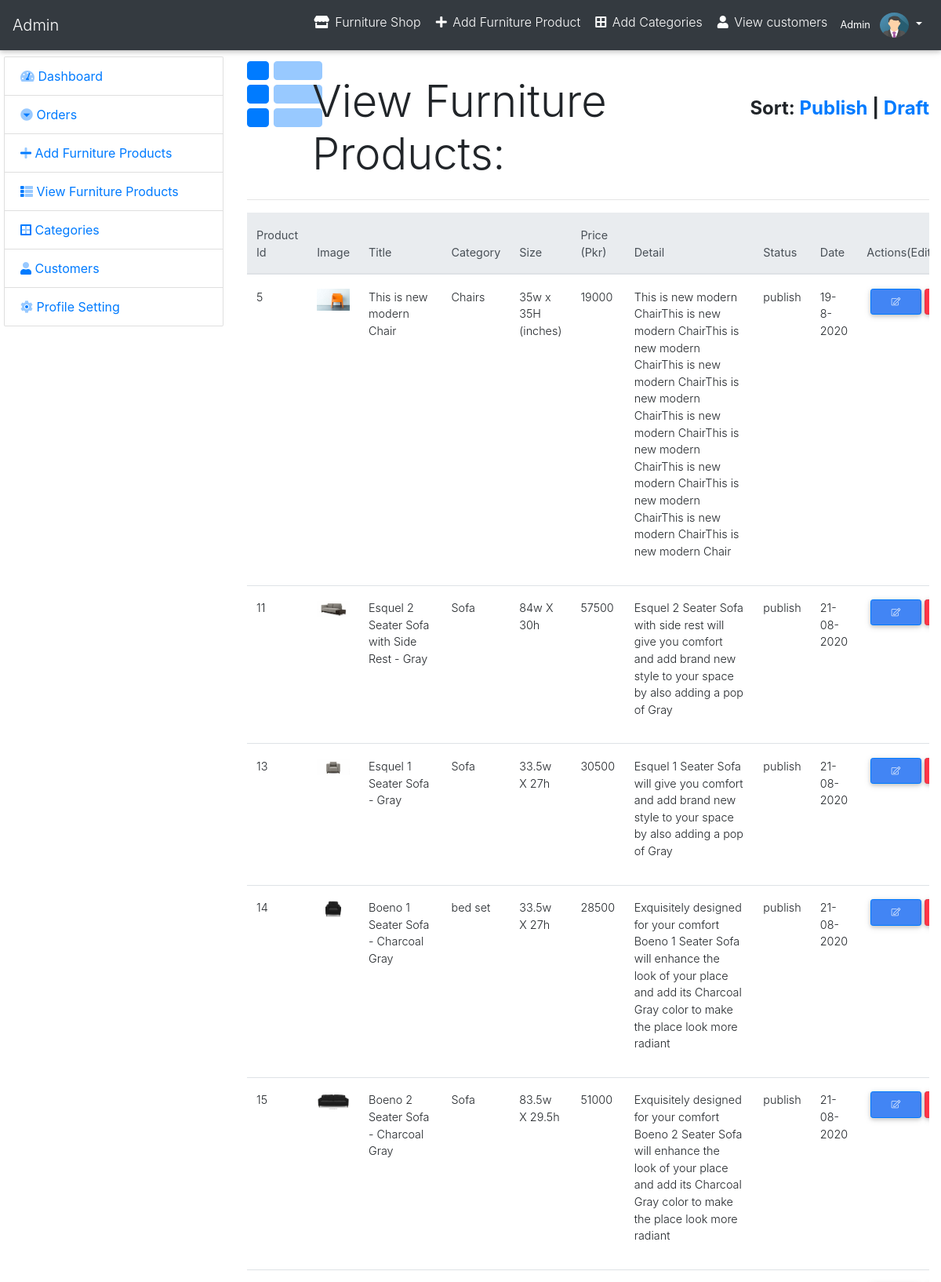
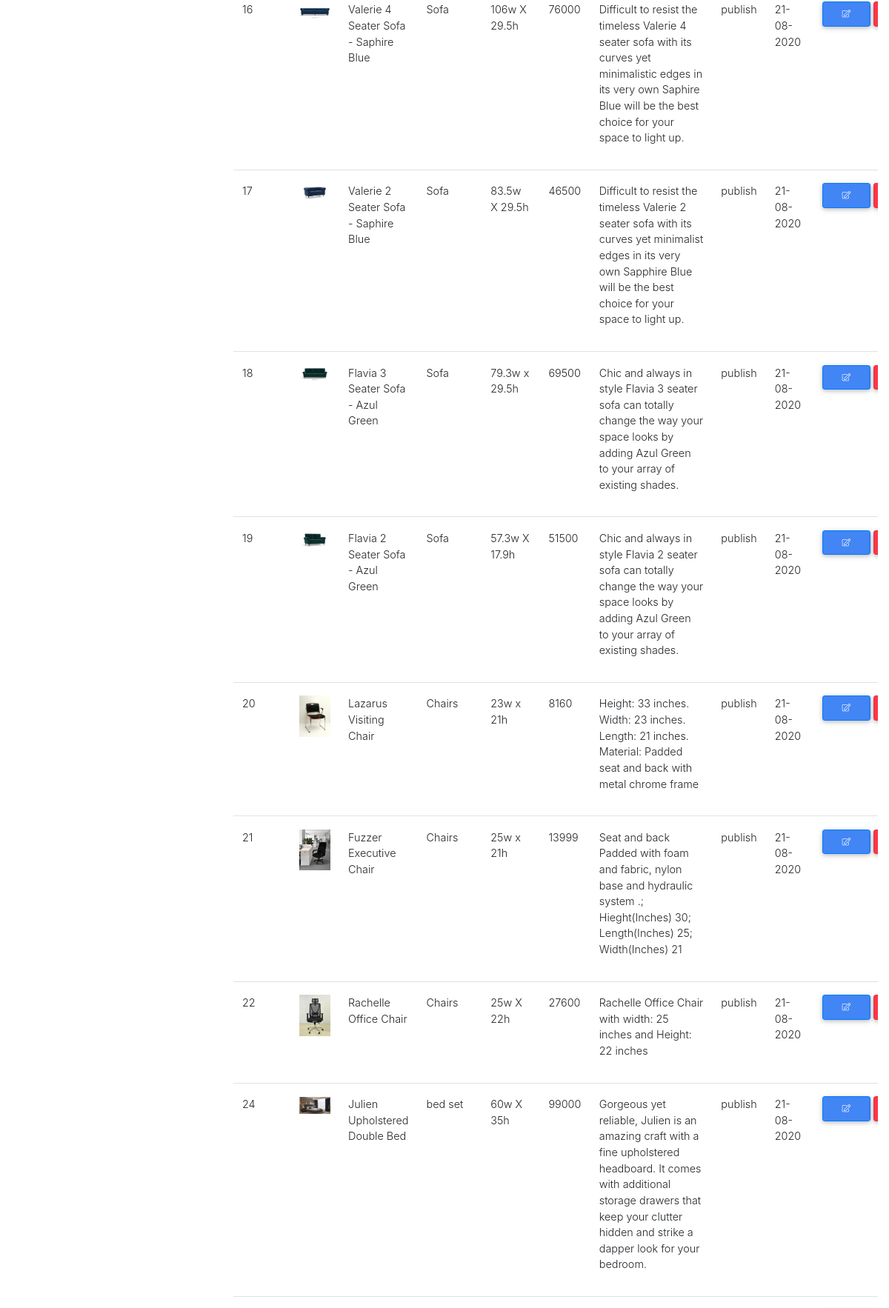
Screenshot of /admin/furniture_pro_view.php (signed in, upper part) with the database file from the repository (2 pictures, top to bottom).
### tables this page shows
CREATE TABLE `furniture_product` (
  `pid` int(11) NOT NULL,
  `title` varchar(80) NOT NULL,
  `category` int(11) NOT NULL,
  `detail` text NOT NULL,
  `price` int(11) NOT NULL,
  `size` varchar(40) NOT NULL,
  `image` varchar(200) NOT NULL,
  `date` varchar(100) NOT NULL,
  `status` varchar(50) NOT NULL
);

CREATE TABLE `categories` (
  `id` int(11) NOT NULL,
  `category` varchar(100) NOT NULL,
  `fontawesome-icon` varchar(25) NOT NULL
);

### admin/furniture_pro_view.php (the view, shortened to what this page needs)
<?php include("include/header.php");
?>
<div class="container-fluid mt-2">
    <div class="row">
        <div class="col-md-3">
            <?php include("include/sidebar.php");?>
        </div>
        <div class="col-md-9">
               <div class="row">
                 <div class="col-md-1">
                   <i class="fad fa-th-list fa-6x text-primary"></i>
                 </div>
                 <div class="col-md-7">
                   <h2 class="display-4 ml-2 mt-4">View Furniture Products:</h2>
                 </div>
                 <div class="col-md-4">
                    <div class="font-weight-bold mt-5 text-right" style="font-size:24px;">
                    <label>Sort: </label>
                    <a href="furniture_pro_view.php?status=publish">Publish</a> | <a href="furniture_pro_view.php?status=draft">Draft</a>
                    </div>
                 </div>
                </div>
               <hr>
        <table class="table table-responsive table-hover ">
                      <thead class="thead-light">
                          <tr>
                              <th>Product Id</th>
                              <th>Image</th>
                              <th>Title</th>
                              <th>Category</th>
                              <th>Size</th>
                              <th>Price (Pkr)</th>
                              <th>Detail</th>
                              <th>Status</th>
                              <th>Date</th>
                              <th colspan="4">Actions(Edit/Del)</th>
                          </tr>
                      </thead>
                        <tbody>
                          <?php
                                       if(isset($status)){
                                           $pr_query = "SELECT * FROM furniture_product fp INNER JOIN categories cat ON fp.category = cat.id WHERE status = '$status' order by pid";
                                       } else{
                                           $pr_query = "SELECT * FROM furniture_product fp INNER JOIN categories cat ON fp.category = cat.id order by pid";
                                       }
                                        $pr_run   = mysqli_query($con,$pr_query);
                                        if(mysqli_num_rows($pr_run) > 0){
                                            while($pr_row = mysqli_fetch_array($pr_run)){
                                              $pid   = $pr_row['pid'];
                                              $title = $pr_row['title'];
                                              $category = $pr_row['category'];
                                              $size = $pr_row['size'];
                                              $price = $pr_row['price'];
                                              $detail  = $pr_row['detail'];
                                              $image = $pr_row['image'];
                                              $status = $pr_row['status'];
                                              $date = $pr_row['date'];
                            ?>
                             <tr>
                                 <td >
                                     <?php echo $pid;?>
                                 </td>
                                 <td width="120px">
                                     <img src="img/<?php echo $image;?>" width="100%">
                                 </td>
                                 <td width="150px">
                                    <?php echo $title;?>
                                 </td>
                                 <td>
                                    <?php echo $category;?>
                                 </td>
                                 <td><?php echo $size;?></td>
                                 <td><?php echo $price;?> </td>
                                 <td>
                                 <?php echo $detail ?>
                                </td>
                                <td><?php echo $status;?></td>
                                <td><?php echo $date;?></td>
                                <td colspan="20" class="text-center">
                                    <a title="Edit Product" href="furniture_pro_edit.php?pid=<?php echo $pid;?> " class="btn btn-primary btn-sm">
                                    <i class="fal fa-edit"></i>
                                    </a>
                                    <a title="Delete Product" href="furniture_pro_view.php?del=<?php echo $pid;?>" class="btn btn-danger btn-sm">X </a>
                                 </td>
                             </tr>
                           <?php
                               }
                            }else {
                                echo "<h2 class='text-center text-secondary'>You haven't added any product yet</h2>";
                                }
                    ?>
                      </tbody>
                  </table>
        </div>
    </div>
</div>
<?php include("include/footer.php"); ?>

### admin/css/style.css (style rules this page uses)
* { margin: 0px; padding: 0px; }

### rows the page displays
furniture_product: pid "5", image (picture), title "This is new modern Chair", category.category "Chairs", size "35w x 35H (inches)", price "19000", detail "This is new modern ChairThis is new modern ChairThis is new modern ChairThis is new modern ChairThis is new modern ChairThis is new modern ChairThis is new modern ChairThis is new modern ChairThis is new modern ChairThis is new modern ChairThis is new modern Chair", status "publish", date "19-8-2020"
furniture_product: pid "11", image (picture), title "Esquel 2 Seater Sofa with Side Rest - Gray", category.category "Sofa", size "84w X 30h", price "57500", detail "Esquel 2 Seater Sofa with side rest will give you comfort and add brand new style to your space by also adding a pop of Gray", status "publish", date "21-08-2020"
furniture_product: pid "13", image (picture), title "Esquel 1 Seater Sofa - Gray", category.category "Sofa", size "33.5w X 27h", price "30500", detail "Esquel 1 Seater Sofa will give you comfort and add brand new style to your space by also adding a pop of Gray", status "publish", date "21-08-2020"
furniture_product: pid "14", image (picture), title "Boeno 1 Seater Sofa - Charcoal Gray", category.category "bed set", size "33.5w X 27h", price "28500", detail "Exquisitely designed for your comfort Boeno 1 Seater Sofa will enhance the look of your place and add its Charcoal Gray color to make the place look more radiant", status "publish", date "21-08-2020"
furniture_product: pid "15", image (picture), title "Boeno 2 Seater Sofa - Charcoal Gray", category.category "Sofa", size "83.5w X 29.5h", price "51000", detail "Exquisitely designed for your comfort Boeno 2 Seater Sofa will enhance the look of your place and add its Charcoal Gray color to make the place look more radiant", status "publish", date "21-08-2020"
furniture_product: pid "16", image (picture), title "Valerie 4 Seater Sofa - Saphire Blue", category.category "Sofa", size "106w X 29.5h", price "76000", detail "Difficult to resist the timeless Valerie 4 seater sofa with its curves yet minimalistic edges in its very own Saphire Blue will be the best choice for your space to light up.", status "publish", date "21-08-2020"
furniture_product: pid "17", image (picture), title "Valerie 2 Seater Sofa - Saphire Blue", category.category "Sofa", size "83.5w X 29.5h", price "46500", detail "Difficult to resist the timeless Valerie 2 seater sofa with its curves yet minimalist edges in its very own Sapphire Blue will be the best choice for your space to light up.", status "publish", date "21-08-2020"
furniture_product: pid "18", image (picture), title "Flavia 3 Seater Sofa - Azul Green", category.category "Sofa", size "79.3w x 29.5h", price "69500", detail "Chic and always in style Flavia 3 seater sofa can totally change the way your space looks by adding Azul Green to your array of existing shades.", status "publish", date "21-08-2020"
furniture_product: pid "19", image (picture), title "Flavia 2 Seater Sofa - Azul Green", category.category "Sofa", size "57.3w X 17.9h", price "51500", detail "Chic and always in style Flavia 2 seater sofa can totally change the way your space looks by adding Azul Green to your array of existing shades.", status "publish", date "21-08-2020"
furniture_product: pid "20", image (picture), title "Lazarus Visiting Chair", category.category "Chairs", size "23w x 21h", price "8160", detail "Height: 33 inches. Width: 23 inches. Length: 21 inches. Material: Padded seat and back with metal chrome frame", status "publish", date "21-08-2020"
furniture_product: pid "21", image (picture), title "Fuzzer Executive Chair", category.category "Chairs", size "25w x 21h", price "13999", detail "Seat and back Padded with foam and fabric, nylon base and hydraulic system .; Hieght(Inches) 30; Length(Inches) 25; Width(Inches) 21", status "publish", date "21-08-2020"
furniture_product: pid "22", image (picture), title "Rachelle Office Chair", category.category "Chairs", size "25w X 22h", price "27600", detail "Rachelle Office Chair with width: 25 inches and Height: 22 inches", status "publish", date "21-08-2020"
furniture_product: pid "24", image (picture), title "Julien Upholstered Double Bed", category.category "bed set", size "60w X 35h", price "99000", detail "Gorgeous yet reliable, Julien is an amazing craft with a fine upholstered headboard. It comes with additional storage drawers that keep your clutter hidden and strike a dapper look for your bedroom.", status "publish", date "21-08-2020"
